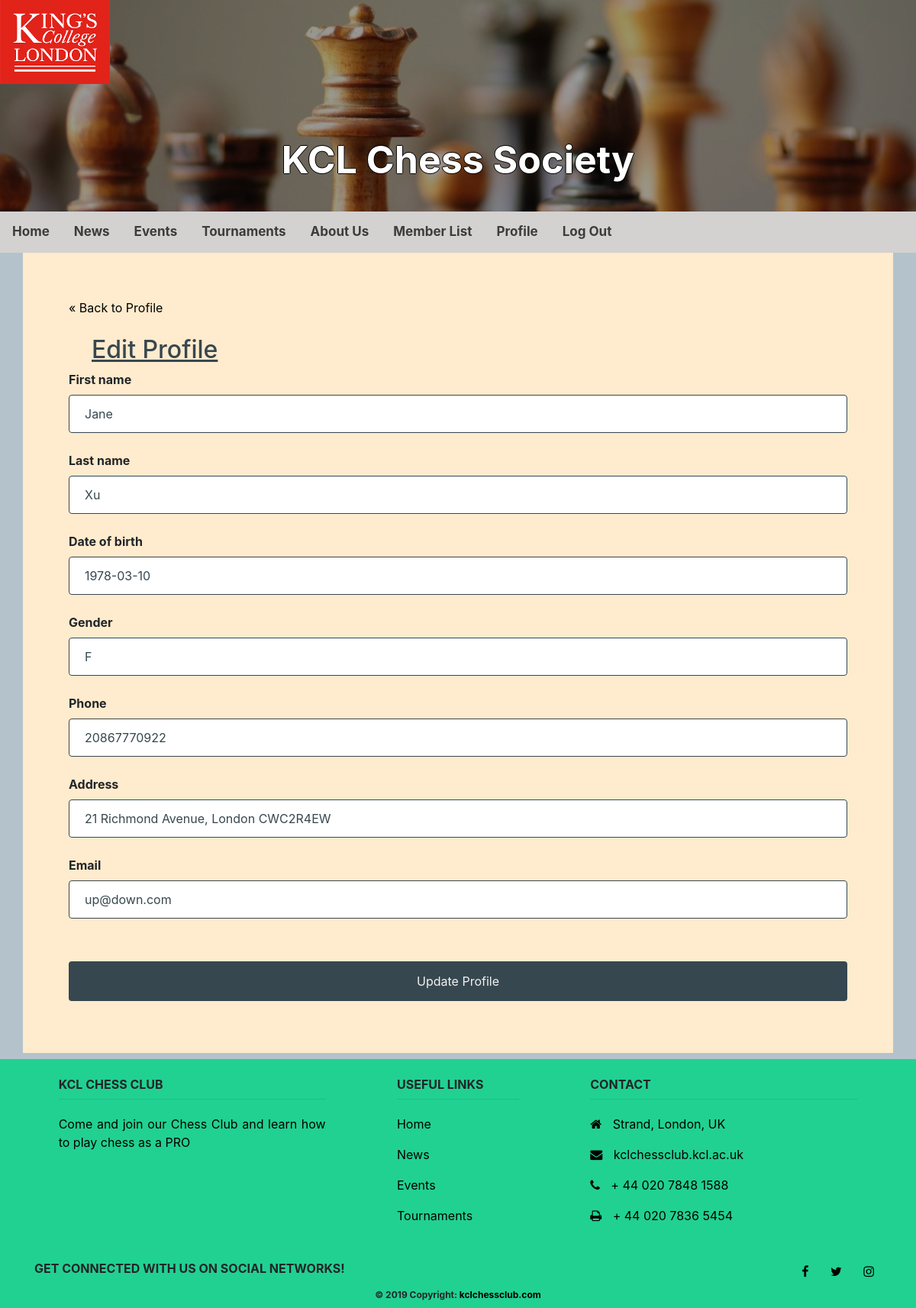
The app's page /pages/profile/edit.php?id=2 (signed in), older data.
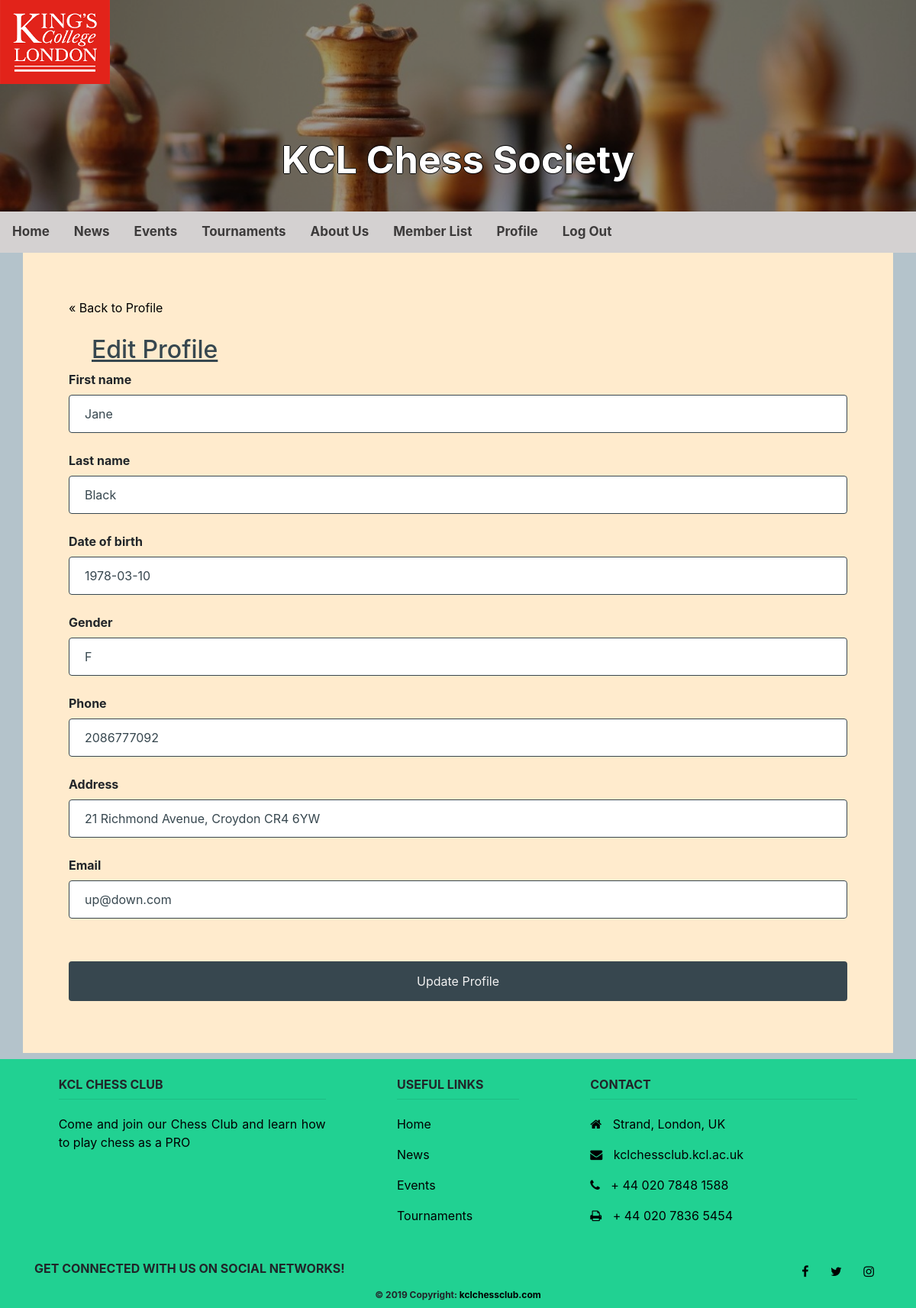
The same page, newer data.
### tables this page shows
CREATE TABLE `users` (
  `id` INT(11) NOT NULL AUTO_INCREMENT,
  `admin` BIT(1) NOT NULL DEFAULT 0,  
  `system_admin` BIT(1) NOT NULL DEFAULT 0,  
  `first_name` VARCHAR(255),
  `last_name` VARCHAR(255),
  `dob` DATE NOT NULL,
  `gender` CHAR(1) NOT NULL,  
  `phone` VARCHAR(15) NOT NULL,
  `address` VARCHAR(255),
  `rating` INT(3) NOT NULL DEFAULT 100,  
  `email` VARCHAR(255),
  `username` VARCHAR(255),
  `hashed_password` VARCHAR(255),
  PRIMARY KEY (`id`)
);

### private/functions.php (called while the page is built, shortened)
<?php
    function url_for($path) {
        if($path[0] != '/') {
            $path = "/" . $path;
        }
        return WWW_ROOT . $path;
    }
    function u($input="") {
        return urlencode($input);
    }
    function h($input="") {
        return htmlspecialchars($input);
    }
?>

### private/query_functions_users.php (called while the page is built, shortened)
<?php
    function find_user_by_id($id) {
        global $db;
        $sql = "SELECT * FROM users ";
        $sql .= "WHERE id='" . db_escape($db, $id) . "' ";
        $sql .= "LIMIT 1";
        $result = mysqli_query($db, $sql);
        $user = mysqli_fetch_assoc($result);
        return $user;
    }
?>

### private/database.php (called while the page is built, shortened)
<?php
    function db_escape($connection, $input) {
        return mysqli_real_escape_string($connection, $input);
    }
?>

### private/auth_functions.php (called while the page is built, shortened)
<?php
  function is_logged_in() {
    return isset($_SESSION['user_id']);
  }
  function user_is_admin() {
    $user = find_user_by_id($_SESSION['user_id']);
    return (is_logged_in() && $user['admin'] == "1");
  }
  function user_is_system_admin() {
    $user = find_user_by_id($_SESSION['user_id']);
    return (is_logged_in() && $user['system_admin'] == "1");
  }
?>

### public/pages/profile/edit.php (the view, shortened to what this page needs)
<?php
    $id = $_GET['id'];
    if (is_post_request()) {
        $user = [];
        $user['id'] = $id;
        $user['first_name'] = $_POST['first_name'] ?? '';
        $user['last_name'] = $_POST['last_name'] ?? '';
        $user['dob'] = $_POST['dob'] ?? '';
        $user['gender'] = $_POST['gender'] ?? '';
        $user['phone'] = $_POST['phone'] ?? '';
        $user['address'] = $_POST['address'] ?? '';
        $user['email'] = $_POST['email'] ?? '';
        $user['username'] = $_POST['username'] ?? '';
        $result = update_user($user);
        if($result === true) {
            $_SESSION['message'] = 'Your profile was successfully updated!';
            redirect_to(url_for('/pages/profile/index.php?id=' . $id));
        }
        else {
            $errors = $result;
        }
    }
    else {
        $user = find_user_by_id($id);
    }
?>
<?php include(SHARED_PATH . '/header.php'); ?>
    <div class="main">
        <a href="<?php echo url_for('pages/profile/index.php'); ?>">&laquo; Back to Profile</a>
        <div>
            <br>
            <h2>Edit Profile</h2>
            <form action="<?php echo url_for('pages/profile/edit.php?id=' . h(u($id))); ?>" method="post">
                <dl>
                  <dt>First name</dt><dd><input type="text" name="first_name" value="<?php echo h($user['first_name']); ?>" /></dd>
                </dl>
                <dl>
                  <dt>Last name</dt><dd><input type="text" name="last_name" value="<?php echo h($user['last_name']); ?>" /></dd>
                </dl>
                <dl>
                  <dt>Date of birth</dt><dd><input type="text" name="dob" value="<?php echo h($user['dob']); ?>" /></dd>
                </dl>
                <dl>
                  <dt>Gender</dt><dd><input type="text" name="gender" value="<?php echo h($user['gender']); ?>" /></dd>
                </dl>
                <dl>
                  <dt>Phone</dt><dd><input type="text" name="phone" value="<?php echo h($user['phone']); ?>" /></dd>
                </dl>
                <dl>
                  <dt>Address</dt><dd><input type="text" name="address" value="<?php echo h($user['address']); ?>" /></dd>
                </dl>
                <dl>
                  <dt>Email</dt><dd><input type="text" name="email" value="<?php echo h($user['email']); ?>" /><br /></dd>
                </dl>
                <br />
                <div>
                  <input type="submit" value="Update Profile" />
                </div>
            </form>
        </div>
    </div>
<?php include(SHARED_PATH . '/footer.php'); ?>

Row changes from the older to the newer data that the page shows:
changed users "Jane": last_name "Xu" → "Black"; phone "20867770922" → "2086777092"; address "21 Richmond Avenue, London CWC2R4EW" → "21 Richmond Avenue, Croydon CR4 6YW"
